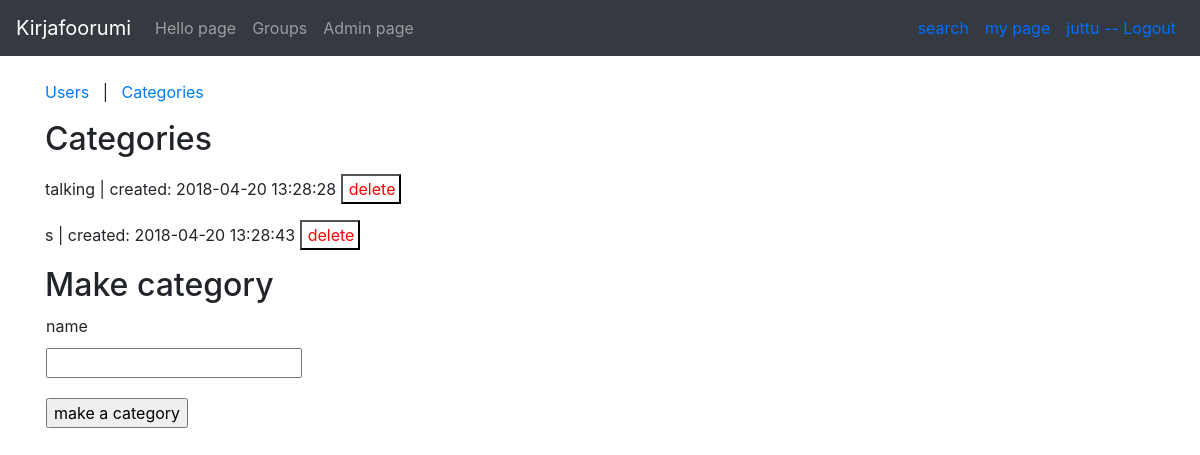
/admin/categories (signed in), run on the app's committed database.
### application/auth/models.py (models this page shows, shortened)
class User(Base):
    __tablename__ = "account"
    name = db.Column(db.String(144), unique=True, nullable=False)
    username = db.Column(db.String(144), unique=True, nullable=False)
    password = db.Column(db.String(144), nullable=False)
    messages = db.relationship("Message", backref='account', lazy=True)
    groups = db.relationship("Groups", backref='account', lazy=True)
    role_id = db.Column(db.Integer, db.ForeignKey('role.id'), nullable = False)
    def get_role(self):
        return Role.query.get(self.role_id)

### application/groups/models.py (models this page shows, shortened)
class Category(Base):
    name = db.Column(db.String(15), nullable=False, unique=True)

### application/management/views.py (the view, shortened to what this page needs)
@app.route("/admin/categories", methods=["GET", "POST"])
@login_required(role = "ADMIN")
def admin_categories():
    categories = Category.query.all()
    if request.method == "GET":
        return render_template("management/adminCategories.html", categories = categories, form = CategoryForm())

### application/management/forms.py
class CategoryForm(FlaskForm):
    name = StringField("name", [validators.Length(min=3)])
    class Meta:
        csrf = False

### application/__init__.py (called while the page is built)
def login_required(role="ANY"):
    def wrapper(fn):
        @wraps(fn)
        def decorated_view(*args, **kwargs):
            if not current_user.is_authenticated:
                return login_manager.unauthorized()
            unauthorized = False
            if role != "ANY":
                unauthorized = True
                if current_user.get_role().role == role:
                    unauthorized = False
                '''
                for user_role in current_user.roles():
                    if user_role == role:
                        unauthorized = False
                        break
                '''
            if unauthorized:
                return login_manager.unauthorized()
            return fn(*args, **kwargs)
        return decorated_view
    return wrapper

@login_manager.user_loader
def load_user(user_id):
    return User.query.get(user_id)

### application/templates/management/adminCategories.html (shortened to what this page needs)
{% extends "layout.html" %}
{% block body %}
<p>
    <a href="{{ url_for('admin_users') }}">Users</a> &nbsp; | &nbsp;
    <a href="{{ url_for('admin_categories') }}">Categories</a>
</p>
<h2>Categories</h2>
{% for category in categories %}
<p>
    <form action="{{ url_for('delete_category', category_id=category.id) }}" method="POST" style="display: inline;">
        {{ category.name }} | created: {{ category.date_created}}
        <button style="width: 60px; height: 30px; color: red; background-color:white; display: inline;" type='submit' name='delete'>delete</button>
    </form>
</p>
{% endfor %}
<h2>Make category</h2>
<form method="POST" id="newCategory">
    <table>
        <tr>
            <td>
                {{ form.name.label }}
            </td>
        </tr>
        <tr>
            <td>
                {{ form.name }}
            </td>
        </tr>
        <tr>
            <td>
            </td>
        </tr>
        <tr>
            <td colspan="2">
                <input type="submit" value="make a category"/>
            </td>
        </tr>
    </table>
</form>
{% endblock %}

### application/templates/layout.html (shortened to what this page needs)
<!DOCTYPE html>
<html>
  <head>
    <link rel="stylesheet" href="https://maxcdn.bootstrapcdn.com/bootstrap/4.0.0/css/bootstrap.min.css">
  </head>
  <body>
    <nav class="navbar navbar-expand-md navbar-dark bg-dark mb-4">
      <a class="navbar-brand" href="{{ url_for('hello') }}">Kirjafoorumi</a>
          <div class="collapse navbar-collapse" id="navbarCollapse">
            <ul class="navbar-nav mr-auto">
              <li class="nav-item">
                <a class="nav-link" href="{{ url_for('hello') }}">Hello page</a>
              </li>
              <li class="nav-item">
                  <a class="nav-link" href="{{ url_for('all_groups') }}">Groups</a>
              </li>
              {% if current_user.is_authenticated %}
              {% if current_user.get_role().role == "ADMIN" %}
              <li class="nav-item">
                  <a class="nav-link" href="{{ url_for('admin_users') }}">Admin page</a>
              </li>
              {% endif %}
              {% endif %}
            </ul>
            <div class="form-inline mt-2 mt-md-0">
              <a class="blue" href="{{ url_for('group_search') }}">search</a>
              {% if current_user.is_authenticated %}
              <a class="blue" href="{{ url_for('my_page') }}">my page</a>
              <a class="blue" href="{{ url_for('auth_logout') }}"> {{ current_user.name }} -- Logout</a>
              {% else %}
                <a class="blue" href="{{ url_for('auth_login') }}">login</a>
                <a></a>
                <a class="blue" href="{{ url_for('auth_register') }}">register </a>
              {% endif %}
            </div>
          </div>
    </nav>
    <main role="main" class="container">
      {% block body %}{% endblock %}
    </main>
  </body>
</html>

### application/templates/layout.html (style rules this page uses)
.blue { color: rgb(0, 110, 255); padding: 8px; }

### data on the page
User: name "juttu"
Category: name "talking", date_created "2018-04-20 13:28:28"
Category: name "s", date_created "2018-04-20 13:28:43"
